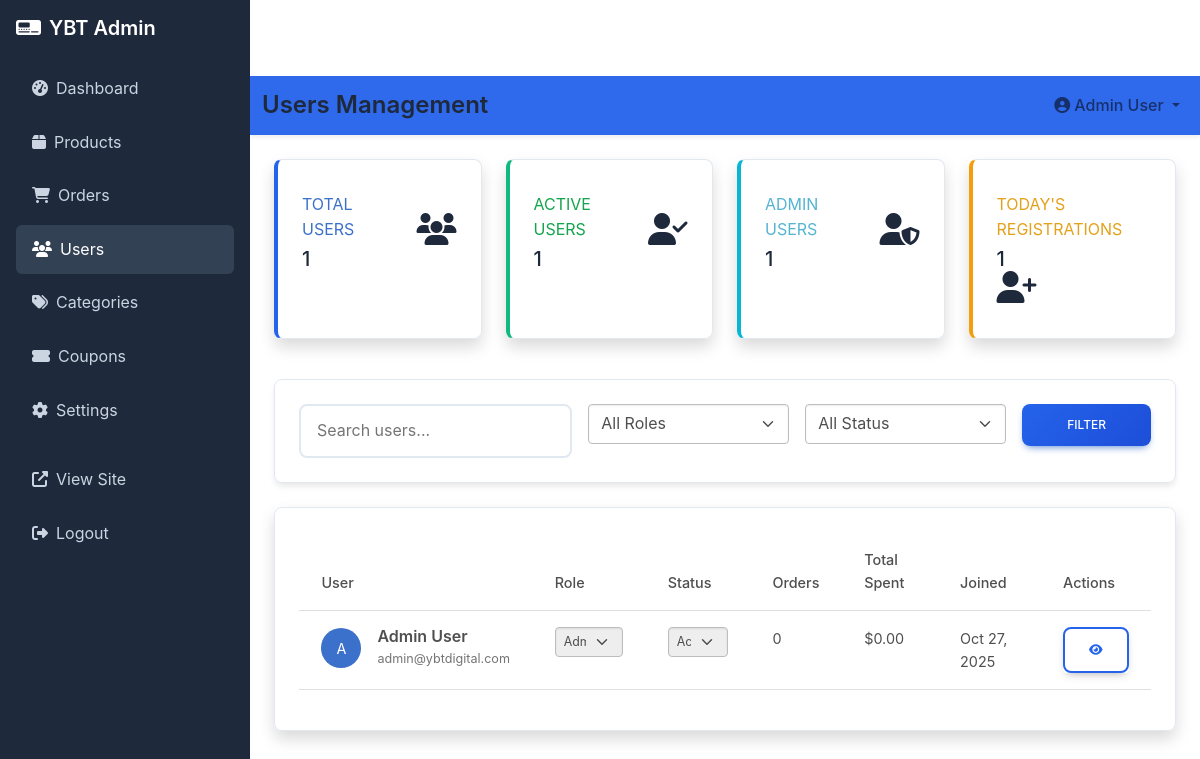
The page /admin/users.php (signed in) on the database its author committed.
### tables this page shows
CREATE TABLE `users` (
  `id` int(11) NOT NULL AUTO_INCREMENT,
  `name` varchar(255) NOT NULL,
  `email` varchar(255) NOT NULL,
  `password` varchar(255) NOT NULL,
  `role` enum('user','admin','super_admin') DEFAULT 'user',
  `status` enum('active','blocked','pending') DEFAULT 'active',
  `email_verified` tinyint(1) DEFAULT 0,
  `verification_token` varchar(255) DEFAULT NULL,
  `reset_token` varchar(255) DEFAULT NULL,
  `reset_expires` timestamp NULL DEFAULT NULL,
  `last_login` timestamp NULL DEFAULT NULL,
  `created_at` timestamp DEFAULT CURRENT_TIMESTAMP,
  `updated_at` timestamp DEFAULT CURRENT_TIMESTAMP ON UPDATE CURRENT_TIMESTAMP,
  PRIMARY KEY (`id`),
  UNIQUE KEY `email` (`email`),
  KEY `idx_email` (`email`),
  KEY `idx_role` (`role`),
  KEY `idx_status` (`status`)
);

### includes/functions.php (called while the page is built, shortened)
<?php
function getUserById($id) {
    global $pdo;
    $stmt = $pdo->prepare("SELECT * FROM users WHERE id = ?");
    $stmt->execute([$id]);
    return $stmt->fetch();
}
function getSetting($key, $default = null) {
    global $pdo;
    $stmt = $pdo->prepare("SELECT setting_value FROM settings WHERE setting_key = ?");
    $stmt->execute([$key]);
    $result = $stmt->fetchColumn();
    return $result !== false ? $result : $default;
}
function formatPrice($amount, $currency = null) {
    if (!$currency) {
        $currency = getSetting('currency', 'USD');
    }
    $symbols = [
        'USD' => '$',
        'EUR' => '€',
        'GBP' => '£',
        'INR' => '₹'
    ];
    $symbol = $symbols[$currency] ?? $currency . ' ';
    return $symbol . number_format($amount, 2);
}
?>

### admin/users.php (the view, shortened to what this page needs)
<?php
require_once '../config/database.php';
require_once '../includes/functions.php';
$user = getUserById($_SESSION['user_id']);
$page = isset($_GET['page']) ? (int)$_GET['page'] : 1;
$limit = 20;
$offset = ($page - 1) * $limit;
$search = $_GET['search'] ?? '';
$whereClause = "WHERE 1=1";
$params = [];
$stmt = $pdo->prepare("
    SELECT u.*,
           COUNT(DISTINCT o.id) as total_orders,
           SUM(CASE WHEN o.payment_status = 'completed' THEN o.total_amount ELSE 0 END) as total_spent
    FROM users u
    LEFT JOIN orders o ON u.id = o.user_id
    $whereClause
    GROUP BY u.id
    ORDER BY u.created_at DESC
    LIMIT $limit OFFSET $offset
");
$stmt->execute($params);
$users = $stmt->fetchAll();
$statsStmt = $pdo->query("
    SELECT
        COUNT(*) as total_users,
        SUM(CASE WHEN role = 'user' THEN 1 ELSE 0 END) as regular_users,
        SUM(CASE WHEN role IN ('admin', 'super_admin') THEN 1 ELSE 0 END) as admin_users,
        SUM(CASE WHEN status = 'active' THEN 1 ELSE 0 END) as active_users,
        SUM(CASE WHEN DATE(created_at) = CURDATE() THEN 1 ELSE 0 END) as today_registrations
    FROM users
");
$stats = $statsStmt->fetch();
?>
<!DOCTYPE html>
<html lang="en">
<head>
    <link href="https://cdnjs.cloudflare.com/ajax/libs/mdb-ui-kit/6.4.2/mdb.min.css" rel="stylesheet">
    <link href="https://cdnjs.cloudflare.com/ajax/libs/font-awesome/6.4.0/css/all.min.css" rel="stylesheet">
    <link href="../assets/css/style.css" rel="stylesheet">
</head>
<body>
    <nav class="sidebar position-fixed top-0 start-0 d-none d-md-block" style="width: 250px; z-index: 1000;">
        <div class="p-3">
            <h5 class="text-white mb-4">
                <i class="fas fa-digital-tachograph me-2"></i>YBT Admin
            </h5>
            <ul class="nav flex-column">
                <li class="nav-item">
                    <a class="nav-link" href="index.php">
                        <i class="fas fa-tachometer-alt me-2"></i>Dashboard
                    </a>
                </li>
                <li class="nav-item">
                    <a class="nav-link" href="products.php">
                        <i class="fas fa-box me-2"></i>Products
                    </a>
                </li>
                <li class="nav-item">
                    <a class="nav-link" href="orders.php">
                        <i class="fas fa-shopping-cart me-2"></i>Orders
                    </a>
                </li>
                <li class="nav-item">
                    <a class="nav-link active" href="users.php">
                        <i class="fas fa-users me-2"></i>Users
                    </a>
                </li>
                <li class="nav-item">
                    <a class="nav-link" href="categories.php">
                        <i class="fas fa-tags me-2"></i>Categories
                    </a>
                </li>
                <li class="nav-item">
                    <a class="nav-link" href="coupons.php">
                        <i class="fas fa-ticket-alt me-2"></i>Coupons
                    </a>
                </li>
                <li class="nav-item">
                    <a class="nav-link" href="settings.php">
                        <i class="fas fa-cog me-2"></i>Settings
                    </a>
                </li>
                <li class="nav-item mt-3">
                    <a class="nav-link" href="../index.php" target="_blank">
                        <i class="fas fa-external-link-alt me-2"></i>View Site
                    </a>
                </li>
                <li class="nav-item">
                    <a class="nav-link" href="../auth/logout.php">
                        <i class="fas fa-sign-out-alt me-2"></i>Logout
                    </a>
                </li>
            </ul>
        </div>
    </nav>
    <div class="main-content">
        <nav class="navbar navbar-expand-lg navbar-light bg-white shadow-sm">
            <div class="container-fluid">
                <h4 class="mb-0">Users Management</h4>
                <div class="navbar-nav ms-auto">
                    <div class="nav-item dropdown">
                        <a class="nav-link dropdown-toggle" href="#" role="button" data-mdb-toggle="dropdown">
                            <i class="fas fa-user-circle me-1"></i><?php echo htmlspecialchars($user['name']); ?>
                        </a>
                    </div>
                </div>
            </div>
        </nav>
        <div class="container-fluid p-4">
            <div class="row mb-4">
                <div class="col-xl-3 col-md-6 mb-3">
                    <div class="card border-left-primary shadow h-100 py-2">
                        <div class="card-body">
                            <div class="row no-gutters align-items-center">
                                <div class="col mr-2">
                                    <div class="text-xs font-weight-bold text-primary text-uppercase mb-1">
                                        Total Users
                                    </div>
                                    <div class="h5 mb-0 font-weight-bold text-gray-800">
                                        <?php echo number_format($stats['total_users']); ?>
                                    </div>
                                </div>
                                <div class="col-auto">
                                    <i class="fas fa-users fa-2x text-gray-300"></i>
                                </div>
                            </div>
                        </div>
                    </div>
                </div>
                <div class="col-xl-3 col-md-6 mb-3">
                    <div class="card border-left-success shadow h-100 py-2">
                        <div class="card-body">
                            <div class="row no-gutters align-items-center">
                                <div class="col mr-2">
                                    <div class="text-xs font-weight-bold text-success text-uppercase mb-1">
                                        Active Users
                                    </div>
                                    <div class="h5 mb-0 font-weight-bold text-gray-800">
                                        <?php echo number_format($stats['active_users']); ?>
                                    </div>
                                </div>
                                <div class="col-auto">
                                    <i class="fas fa-user-check fa-2x text-gray-300"></i>
                                </div>
                            </div>
                        </div>
                    </div>
                </div>
                <div class="col-xl-3 col-md-6 mb-3">
                    <div class="card border-left-info shadow h-100 py-2">
                        <div class="card-body">
                            <div class="row no-gutters align-items-center">
                                <div class="col mr-2">
                                    <div class="text-xs font-weight-bold text-info text-uppercase mb-1">
                                        Admin Users
                                    </div>
                                    <div class="h5 mb-0 font-weight-bold text-gray-800">
                                        <?php echo number_format($stats['admin_users']); ?>
                                    </div>
                                </div>
                                <div class="col-auto">
                                    <i class="fas fa-user-shield fa-2x text-gray-300"></i>
                                </div>
                            </div>
                        </div>
                    </div>
                </div>
                <div class="col-xl-3 col-md-6 mb-3">
                    <div class="card border-left-warning shadow h-100 py-2">
                        <div class="card-body">
                            <div class="row no-gutters align-items-center">
                                <div class="col mr-2">
                                    <div class="text-xs font-weight-bold text-warning text-uppercase mb-1">
                                        Today's Registrations
                                    </div>
                                    <div class="h5 mb-0 font-weight-bold text-gray-800">
                                        <?php echo number_format($stats['today_registrations']); ?>
                                    </div>
                                </div>
                                <div class="col-auto">
                                    <i class="fas fa-user-plus fa-2x text-gray-300"></i>
                                </div>
                            </div>
                        </div>
                    </div>
                </div>
            </div>
            <div class="card mb-4">
                <div class="card-body">
                    <form method="GET" class="row g-3">
                        <div class="col-md-4">
                            <input type="text" class="form-control" name="search" placeholder="Search users..."
                                   value="<?php echo htmlspecialchars($search); ?>">
                        </div>
                        <div class="col-md-3">
                            <select class="form-select" name="role">
                                <option value="">All Roles</option>
                            </select>
                        </div>
                        <div class="col-md-3">
                            <select class="form-select" name="status">
                                <option value="">All Status</option>
                            </select>
                        </div>
                        <div class="col-md-2">
                            <button type="submit" class="btn btn-primary w-100">Filter</button>
                        </div>
                    </form>
                </div>
            </div>
            <div class="card shadow">
                <div class="card-body">
                    <div class="table-responsive">
                        <table class="table table-hover">
                            <thead>
                                <tr>
                                    <th>User</th>
                                    <th>Role</th>
                                    <th>Status</th>
                                    <th>Orders</th>
                                    <th>Total Spent</th>
                                    <th>Joined</th>
                                    <th>Actions</th>
                                </tr>
                            </thead>
                            <tbody>
                                <?php foreach ($users as $userData): ?>
                                    <tr>
                                        <td>
                                            <div class="d-flex align-items-center">
                                                <div class="avatar bg-primary text-white rounded-circle d-flex align-items-center justify-content-center me-3"
                                                     style="width: 40px; height: 40px;">
                                                    <?php echo strtoupper(substr($userData['name'], 0, 1)); ?>
                                                </div>
                                                <div>
                                                    <h6 class="mb-0"><?php echo htmlspecialchars($userData['name']); ?></h6>
                                                    <small class="text-muted"><?php echo htmlspecialchars($userData['email']); ?></small>
                                                </div>
                                            </div>
                                        </td>
                                        <td>
                                            <select class="form-select form-select-sm"
                                                    onchange="updateUserRole(<?php echo $userData['id']; ?>, this.value)"
                                                    <?php echo $userData['id'] == $_SESSION['user_id'] ? 'disabled' : ''; ?>>
                                                <option value="admin" <?php echo $userData['role'] == 'admin' ? 'selected' : ''; ?>>Admin</option>
                                            </select>
                                        </td>
                                        <td>
                                            <select class="form-select form-select-sm"
                                                    onchange="updateUserStatus(<?php echo $userData['id']; ?>, this.value)"
                                                    <?php echo $userData['id'] == $_SESSION['user_id'] ? 'disabled' : ''; ?>>
                                                <option value="active" <?php echo $userData['status'] == 'active' ? 'selected' : ''; ?>>Active</option>
                                            </select>
                                        </td>
                                        <td><?php echo number_format($userData['total_orders']); ?></td>
                                        <td><?php echo formatPrice($userData['total_spent'] ?: 0); ?></td>
                                        <td><?php echo date('M j, Y', strtotime($userData['created_at'])); ?></td>
                                        <td>
                                            <div class="btn-group" role="group">
                                                <button class="btn btn-outline-primary btn-sm"
                                                        onclick="viewUserDetails(<?php echo $userData['id']; ?>)">
                                                    <i class="fas fa-eye"></i>
                                                </button>
                                            </div>
                                        </td>
                                    </tr>
                                <?php endforeach; ?>
                            </tbody>
                        </table>
                    </div>
                </div>
            </div>
        </div>
    </div>
</body>
</html>

### rows shown on the page
users: name "Admin User", name "A", email "admin@ybtdigital.com", role+id "Admin", status+id "Active", total_orders "0", total_spent "$0.00", created_at "Oct 27, 2025"

### other values the page prints
$stats['total_users'] "1"
$stats['active_users'] "1"
$stats['admin_users'] "1"
$stats['today_registrations'] "1"
